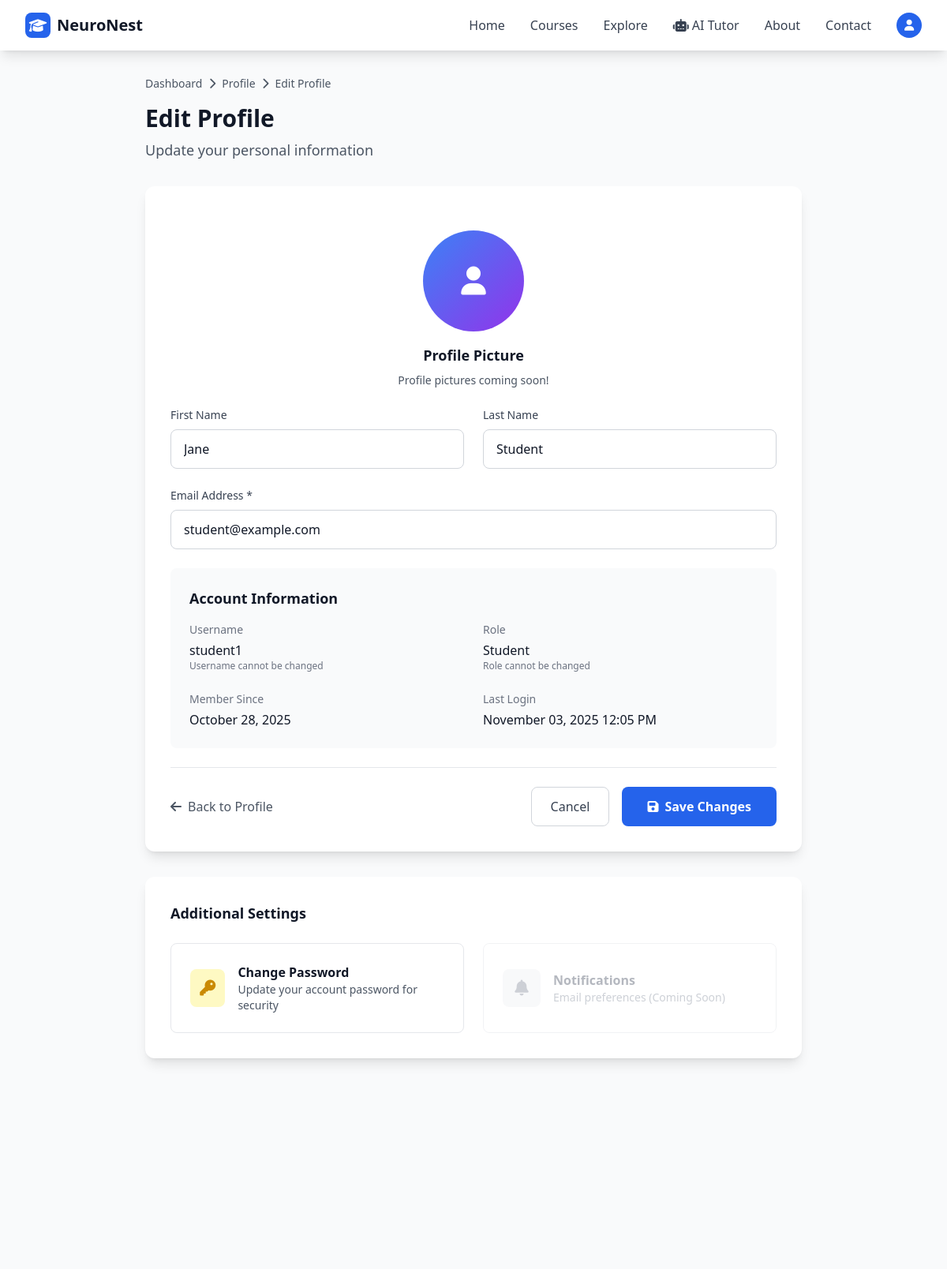
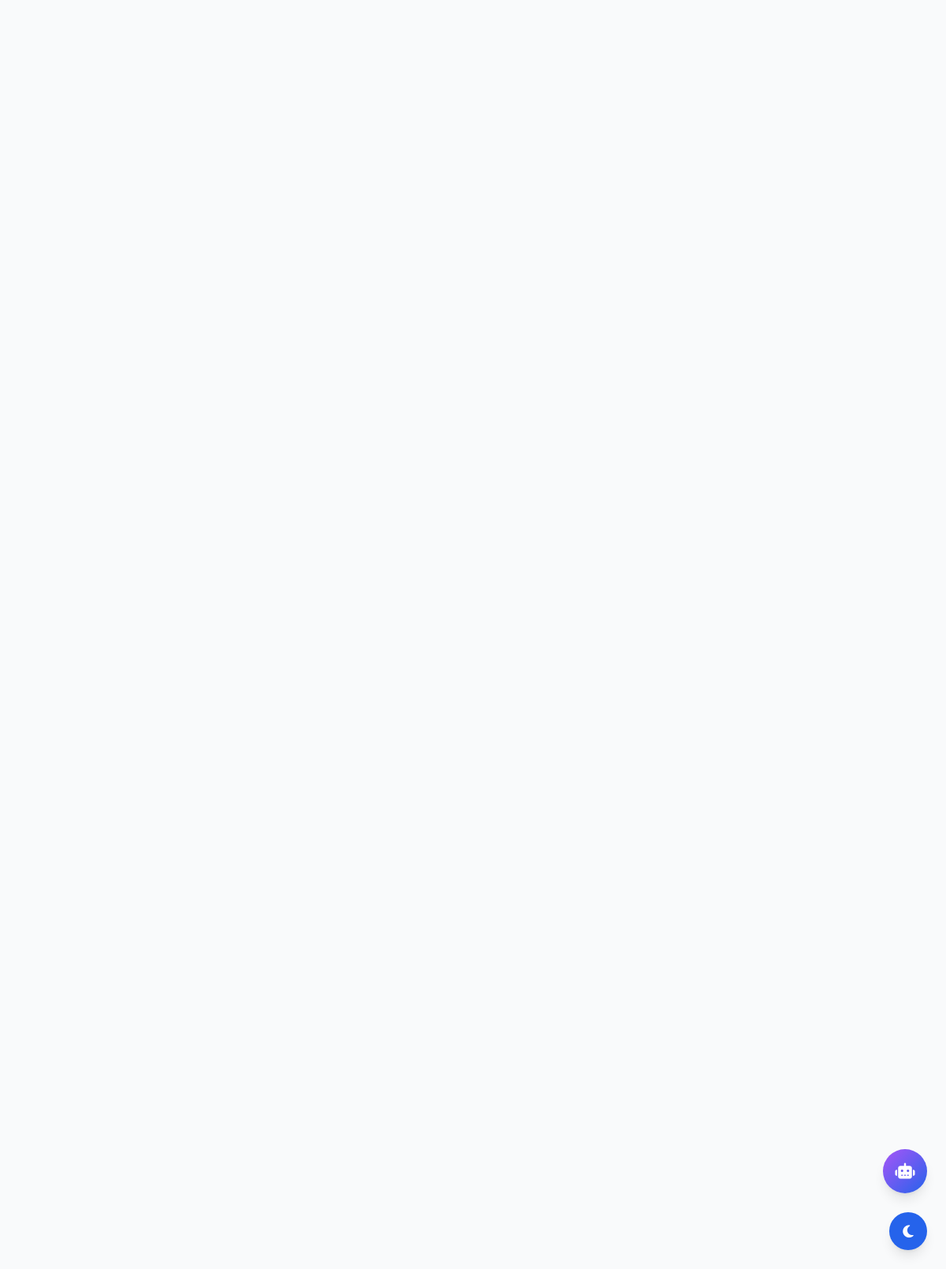
/users/profile/edit/ (signed in), run on the app's committed database (2 pictures, top to bottom).
### users/models.py (models this page shows, shortened)
class CustomUser(AbstractUser):
    ROLE_CHOICES = (
        ('student', 'Student'),
        ('instructor', 'Instructor'),
        ('admin', 'Admin'),
    )
    role = models.CharField(max_length=20, choices=ROLE_CHOICES, default='student')

### users/views.py (the view, shortened to what this page needs)
# urls.py: path('profile/edit/', edit_profile, name='edit_profile'),
@login_required
def edit_profile(request):
    user = request.user
    return render(request, 'users/edit_profile.html', {'user': user})

### users/templates/users/edit_profile.html (shortened to what this page needs)
{% extends 'base/base.html' %}
{% block content %}
<div class="max-w-4xl mx-auto px-4 sm:px-6 lg:px-8 py-8">
    <div class="mb-8">
        <nav class="flex items-center space-x-2 text-sm text-gray-600 dark:text-gray-300 mb-4">
            <a href="{% url 'users:dashboard' %}" class="hover:text-blue-600">Dashboard</a>
            <i class="fas fa-chevron-right"></i>
            <a href="{% url 'users:profile' %}" class="hover:text-blue-600">Profile</a>
            <i class="fas fa-chevron-right"></i>
            <span>Edit Profile</span>
        </nav>
        <h1 class="text-3xl font-bold text-gray-900 dark:text-white mb-2">Edit Profile</h1>
        <p class="text-lg text-gray-600 dark:text-gray-300">Update your personal information</p>
    </div>
    <div class="bg-white dark:bg-gray-800 rounded-xl shadow-lg overflow-hidden">
        <div class="p-8">
            <form method="post" class="space-y-6">
                <div class="text-center mb-8">
                    <div
                        class="w-32 h-32 bg-gradient-to-br from-blue-500 to-purple-600 rounded-full flex items-center justify-center mx-auto mb-4">
                        <i class="fas fa-user text-white text-4xl"></i>
                    </div>
                    <h3 class="text-lg font-semibold text-gray-900 dark:text-white mb-2">Profile Picture</h3>
                    <p class="text-sm text-gray-600 dark:text-gray-300">Profile pictures coming soon!</p>
                </div>
                <div class="grid grid-cols-1 md:grid-cols-2 gap-6">
                    <div>
                        <label for="first_name" class="block text-sm font-medium text-gray-700 dark:text-gray-300 mb-2">
                            First Name
                        </label>
                        <input type="text" id="first_name" name="first_name" value="{{ user.first_name }}"
                            class="w-full px-4 py-3 border border-gray-300 dark:border-gray-600 rounded-lg focus:ring-2 focus:ring-blue-500 focus:border-transparent dark:bg-gray-700 dark:text-white"
                            placeholder="Enter your first name">
                    </div>
                    <div>
                        <label for="last_name" class="block text-sm font-medium text-gray-700 dark:text-gray-300 mb-2">
                            Last Name
                        </label>
                        <input type="text" id="last_name" name="last_name" value="{{ user.last_name }}"
                            class="w-full px-4 py-3 border border-gray-300 dark:border-gray-600 rounded-lg focus:ring-2 focus:ring-blue-500 focus:border-transparent dark:bg-gray-700 dark:text-white"
                            placeholder="Enter your last name">
                    </div>
                </div>
                <div>
                    <label for="email" class="block text-sm font-medium text-gray-700 dark:text-gray-300 mb-2">
                        Email Address *
                    </label>
                    <input type="email" id="email" name="email" value="{{ user.email }}" required
                        class="w-full px-4 py-3 border border-gray-300 dark:border-gray-600 rounded-lg focus:ring-2 focus:ring-blue-500 focus:border-transparent dark:bg-gray-700 dark:text-white"
                        placeholder="Enter your email address">
                </div>
                <div class="bg-gray-50 dark:bg-gray-700 rounded-lg p-6">
                    <h3 class="text-lg font-semibold text-gray-900 dark:text-white mb-4">Account Information</h3>
                    <div class="grid grid-cols-1 md:grid-cols-2 gap-6">
                        <div>
                            <label
                                class="block text-sm font-medium text-gray-500 dark:text-gray-400 mb-1">Username</label>
                            <p class="text-gray-900 dark:text-white">{{ user.username }}</p>
                            <p class="text-xs text-gray-500 dark:text-gray-400">Username cannot be changed</p>
                        </div>
                        <div>
                            <label class="block text-sm font-medium text-gray-500 dark:text-gray-400 mb-1">Role</label>
                            <p class="text-gray-900 dark:text-white">{{ user.get_role_display }}</p>
                            <p class="text-xs text-gray-500 dark:text-gray-400">Role cannot be changed</p>
                        </div>
                        <div>
                            <label class="block text-sm font-medium text-gray-500 dark:text-gray-400 mb-1">Member
                                Since</label>
                            <p class="text-gray-900 dark:text-white">{{ user.date_joined|date:"F d, Y" }}</p>
                        </div>
                        <div>
                            <label class="block text-sm font-medium text-gray-500 dark:text-gray-400 mb-1">Last
                                Login</label>
                            <p class="text-gray-900 dark:text-white">
                                {% if user.last_login %}
                                {{ user.last_login|date:"F d, Y g:i A" }}
                                {% else %}
                                Never
                                {% endif %}
                            </p>
                        </div>
                    </div>
                </div>
                <div class="flex items-center justify-between pt-6 border-t border-gray-200 dark:border-gray-700">
                    <a href="{% url 'users:profile' %}"
                        class="text-gray-600 dark:text-gray-400 hover:text-gray-800 dark:hover:text-gray-200 transition-colors">
                        <i class="fas fa-arrow-left mr-2"></i>Back to Profile
                    </a>
                    <div class="flex space-x-4">
                        <button type="button" onclick="history.back()"
                            class="px-6 py-3 border border-gray-300 dark:border-gray-600 text-gray-700 dark:text-gray-300 rounded-lg hover:bg-gray-50 dark:hover:bg-gray-700 transition-colors">
                            Cancel
                        </button>
                        <button type="submit"
                            class="px-8 py-3 bg-blue-600 text-white rounded-lg hover:bg-blue-700 transition-colors font-semibold">
                            <i class="fas fa-save mr-2"></i>Save Changes
                        </button>
                    </div>
                </div>
            </form>
        </div>
    </div>
    <div class="mt-8 bg-white dark:bg-gray-800 rounded-xl shadow-lg p-8">
        <h3 class="text-lg font-semibold text-gray-900 dark:text-white mb-6">Additional Settings</h3>
        <div class="grid grid-cols-1 md:grid-cols-2 gap-6">
            <a href="{% url 'users:change_password' %}"
                class="flex items-center p-6 border border-gray-200 dark:border-gray-700 rounded-lg hover:shadow-md transition-shadow">
                <div
                    class="w-12 h-12 bg-yellow-100 dark:bg-yellow-900 rounded-lg flex items-center justify-center mr-4">
                    <i class="fas fa-key text-yellow-600 dark:text-yellow-400 text-xl"></i>
                </div>
                <div>
                    <h4 class="font-semibold text-gray-900 dark:text-white">Change Password</h4>
                    <p class="text-sm text-gray-600 dark:text-gray-300">Update your account password for security</p>
                </div>
            </a>
            <div class="flex items-center p-6 border border-gray-200 dark:border-gray-700 rounded-lg opacity-50">
                <div class="w-12 h-12 bg-gray-100 dark:bg-gray-700 rounded-lg flex items-center justify-center mr-4">
                    <i class="fas fa-bell text-gray-400 text-xl"></i>
                </div>
                <div>
                    <h4 class="font-semibold text-gray-500 dark:text-gray-400">Notifications</h4>
                    <p class="text-sm text-gray-400 dark:text-gray-500">Email preferences (Coming Soon)</p>
                </div>
            </div>
        </div>
    </div>
</div>
{% endblock %}

### data on the page
CustomUser: first_name "Jane", last_name "Student", email "student@example.com", username "student1", role "Student", date_joined "October 28, 2025", last_login "November 03, 2025 12:05 PM"
